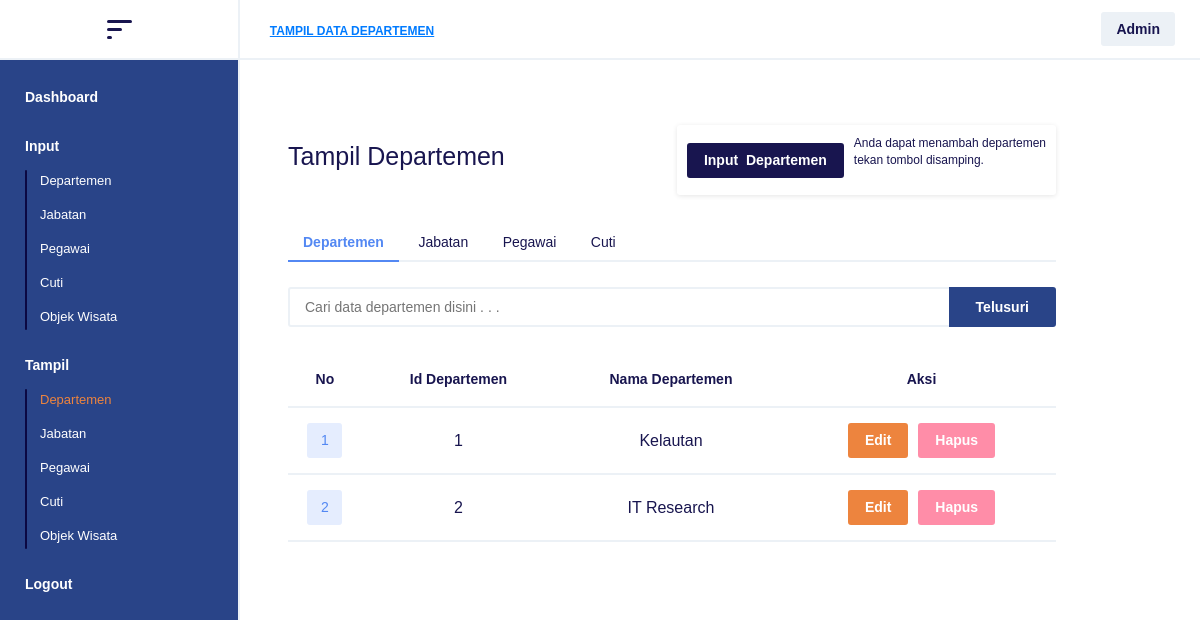
Screenshot of /public/Departemen/tampilDepartemen (signed in) with the database file from the repository.
### tables this page shows
CREATE TABLE `departemen` (
  `id_departemen` varchar(50) NOT NULL,
  `nama_departemen` varchar(50) NOT NULL
);

### app/core/Controller.php (called while the page is built, shortened)
<?php
class Controller
{
    public function view($view, $data = [])
    {
        require_once '../app/views/' . $view . '.php';
    }
    public function model($model)
    {
        return new $model2;
    }
}

### app/controllers/Departemen.php (called while the page is built, shortened)
<?php
class Departemen extends Controller implements MainIndex
{
    public function tampilDepartemen()
    {
        $data["title"] = "Tampil Data Departemen";
        $data["active"] = [
            'dashboard' => "",
            'departemen' => "",
            'jabatan' => "",
            'pegawai' => "",
            'cuti' => "",
            'wisata' => "",
            'tampilPegawai' => "",
            'tampilCuti' => "",
            'tampilDashboard' => "",
            'tampilDepartemen' => "color: #ed843e",
            'tampilJabatan' => "",
            'tampilWisata' => ""
        ];
        $data["dataDepartemen"] = $this->model('Departemen')->getDataDepartemen();
        $this->view('/departemen/tampilDepartemen', $data);
    }
}

### app/core/App.php (called while the page is built, shortened)
<?php
class App
{
    protected $method = 'index';
    protected $parameter = [];
    public function __construct()
    {
        $url = $this->parseURL();
        if (@file_exists('../app/controllers/' . $url[0] . '.php')) {
            unset($url[0]);
        }
        $this->controller = new $controller;
        if (isset($url[1])) {
            if (method_exists($this->controller, $url[1])) {
                $this->method = $url[1];
            }
        }
        call_user_func_array([$this->controller, $this->method], $this->parameter);
    }
    public function parseURL()
    {
        if (isset($_GET['url'])) {
            $url = rtrim($_GET['url'], '/');
            $url = filter_var($url, FILTER_SANITIZE_URL);
            $url = explode('/', $url);
            return $url;
        }
    }
}

### public/index.php (called while the page is built, shortened)
<?php
$app = new paytrik\app\core\App;

### app/core/Database.php (called while the page is built, shortened)
<?php
class Database
{
    private $host = DB_HOST;
    private $password = DB_PASSWORD;
    private $username = DB_USERNAME;
    private $dbName = DB_NAME;
    private $dbHandler;
    private $statement;
    public function __construct()
    {
        $dsn = 'mysql:host=' . $this->host . ';dbname=' . $this->dbName;
        $option = [
            PDO::ATTR_PERSISTENT => true,
            PDO::ATTR_ERRMODE => PDO::ERRMODE_EXCEPTION
        ];
        try {
            $this->dbHandler = new PDO($dsn, $this->username, $this->password, $option);
        } catch (PDOException $e) {
            die($e->getMessage());
        }
    }
    public function query($query)
    {
        $this->statement = $this->dbHandler->prepare($query);
    }
    public function execute()
    {
        $this->statement->execute();
    }
    public function resultSet()
    {
        $this->execute();
        return $this->statement->fetchAll(PDO::FETCH_ASSOC);
    }
}

### app/models/Departemen.php (called while the page is built, shortened)
<?php
class Departemen
{
    private $database;
    public function __construct()
    {
        $this->database = new Database;
    }
    public function getDataDepartemen()
    {
        $this->database->query("SELECT * FROM departemen");
        return $this->database->resultSet();
    }
}

### app/views/departemen/tampilDepartemen.php (the view, shortened to what this page needs)
<div class="page">
    <div class="bflex move">
        <h1> Tampil Departemen </h1>
        <div class="cross cflex">
            <a href="<?= ROOT ?>/Departemen"> Input<font style="color: #18154f">_</font>Departemen </a>
            <p> Anda dapat menambah departemen <br /> tekan tombol disamping. </p>
        </div>
    </div>
    <ul>
        <li style="border-bottom: 2px solid #5388f3;"><a href="<?= ROOT ?>/departemen/tampulDepartemen" style="color: #5388f3; font-weight: bold;"> Departemen </a></li>
        <li><a href="<?= ROOT ?>/Jabatan/tampilJabatan"> Jabatan </a></li>
        <li><a href="<?= ROOT ?>/pegawai/tampilPegawai"> Pegawai </a></li>
        <li><a href="<?= ROOT ?>/cuti/tampilCuti"> Cuti </a></li>
    </ul>
</div>
<form method="POST" action="<?= ROOT ?>/departemen/searchDepartemen">
    <div class="winput bflex">
        <input type="text" name="keyword" placeholder="Cari data departemen disini . . ." style="margin-top: 0px; border-right: 0px; border-radius: 3px 0px 0px 3px">
        <button type="submit" style="margin-top: 0px; border-radius: 0px 3px 3px 0px"> Telusuri </button>
    </div>
</form>
<div class="max">
    <table>
        <tr>
            <td><span> No </span></td>
            <td><span> Id Departemen </span></td>
            <td><span> Nama Departemen</span></td>
            <td><span> Aksi </span></td>
        </tr>
        <?php $no = 1; ?>
        <?php foreach ($data["dataDepartemen"] as $departemen) : ?>
            <tr class="text-center">
                <td class="number" style="margin-top: 15px;"><?= $no; ?></td>
                <td><?= $departemen["id_departemen"]; ?></td>
                <td><?= $departemen["nama_departemen"]; ?></td>
                <td>
                    <div class="cflex">
                        <a href="<?= ROOT ?>/departemen/detailDepartemen/<?= $departemen["id_departemen"] ?>" class="btn-edit"> Edit </a>
                        <a href="<?= ROOT ?>/departemen/deleteDepartemen/<?= $departemen["id_departemen"] ?>" class="btn-hapus" onclick="return confirm('Apakah anda ingin mengahpus Data?')"> Hapus </a>
                    </div>
                </td>
            </tr>
            <?php $no++; ?>
        <?php endforeach; ?>
    </table>
</div>

### rows the page displays
departemen: id_departemen "1", nama_departemen "Kelautan"
departemen: id_departemen "2", nama_departemen "IT Research"

### other values shown
$data["title"] "TAMPIL DATA DEPARTEMEN"
$_SESSION['level'] "Admin"
